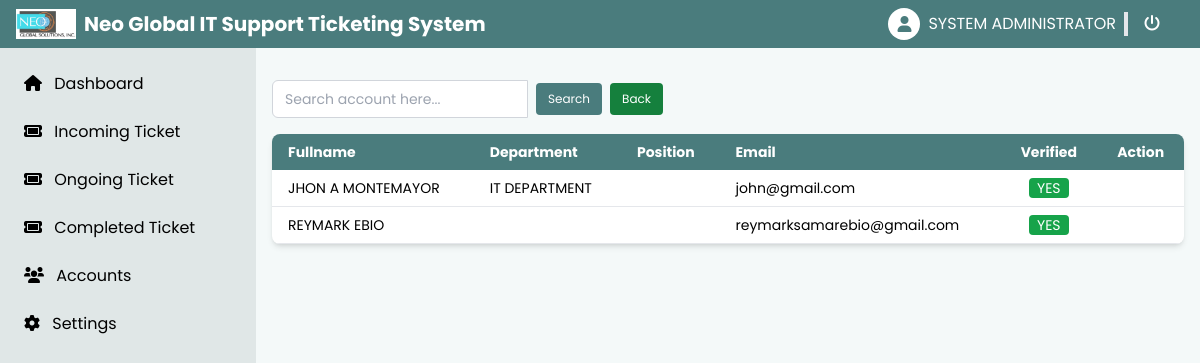
/view/admin/account.php (signed in), run on the app's committed database.
### tables this page shows
CREATE TABLE `account`  (
  `account_no` int NOT NULL AUTO_INCREMENT,
  `fullname` varchar(255) NULL DEFAULT NULL,
  `position` varchar(255) NULL DEFAULT NULL,
  `department` varchar(255) NULL DEFAULT NULL,
  `email` varchar(255) NULL DEFAULT NULL,
  `password` varchar(500) NULL DEFAULT NULL,
  `is_verified` varchar(255) NULL DEFAULT NULL,
  `verified_date` datetime NULL DEFAULT NULL,
  `date_added` datetime NULL DEFAULT NULL,
  `date_updated` datetime NULL DEFAULT NULL,
  PRIMARY KEY (`account_no`) USING BTREE
);

CREATE TABLE `department`  (
  `department_id` int NOT NULL AUTO_INCREMENT,
  `department_name` varchar(255) NULL DEFAULT NULL,
  `added_by` varchar(255) NULL DEFAULT NULL,
  `date_added` datetime NULL DEFAULT NULL,
  `date_updated` datetime NULL DEFAULT NULL,
  PRIMARY KEY (`department_id`) USING BTREE
);

### database/config.php (called while the page is built, shortened)
<?php
class DatabaseConnector
{
    private $host = 'localhost';
    private $port = 3307;
    private $db = 'neo-ticketing';
    private $user = 'codegehan';
    private $pass = '!@#Admin123*';
    private $charset = 'utf8mb4';
    public $pdo;
    private function connect()
    {
        $dsn = "mysql:host={$this->host};port={$this->port};dbname={$this->db};charset={$this->charset}";
        $options = [
            PDO::ATTR_ERRMODE            => PDO::ERRMODE_EXCEPTION,
            PDO::ATTR_DEFAULT_FETCH_MODE => PDO::FETCH_ASSOC,
            PDO::ATTR_EMULATE_PREPARES   => false,
        ];
        try {
            $this->pdo = new PDO($dsn, $this->user, $this->pass, $options);
        } catch (\PDOException $e) {
            throw new \PDOException($e->getMessage(), (int)$e->getCode());
        }
    }
    public function closeConnection()
    {
        $this->pdo = null;
    }
    public function query($sql, $params = [])
    {
        try{
            $this->pdo->beginTransaction();
            $stmt = $this->pdo->prepare($sql);
            $result = $stmt->execute($params);
            if ($result) {
                $this->pdo->commit();
                return $stmt;
            } else {
                throw new \PDOException("Failed to execute request.");
            }
        } catch (\PDOException $e) {
            $this->pdo->rollBack();
            error_log("Database Error: " . $e->getMessage());
            return false;
        }
        finally {
            $this->closeConnection();
        }
    }
    public function fetchAll($sql, $params = [])
    {
        try {
            $stmt = $this->query($sql, $params);
            return $stmt->fetchAll();
        } finally {
            $this->closeConnection();
        }
    }
}

### view/admin/account.php (the view, shortened to what this page needs)
<?php
include('components/header.php');
include('components/s-navbar.php');
if(isset($_GET['searchKey'])) {
    $search_key = htmlspecialchars($_GET['searchKey'], ENT_QUOTES, 'UTF-8');
    $sql = "SELECT account_no, fullname, position, department, email, is_verified , department_name, position_name
            FROM account
            LEFT JOIN department ON account.department = department.department_id
            LEFT JOIN position ON account.position = position.position_id
            WHERE department > 0
            AND (fullname LIKE ? OR position LIKE ? OR department LIKE ? OR email LIKE ?)";
    $search_param = "%".$search_key."%";
    $accountLists = $db->fetchAll($sql, [$search_param, $search_param, $search_param, $search_param]);
} else {
    $sql = "SELECT account_no, fullname, position, department, email, is_verified , department_name, position_name
            FROM account
            LEFT JOIN department ON account.department = department.department_id
            LEFT JOIN position ON account.position = position.position_id
            WHERE department > 0";
    $accountLists = $db->fetchAll($sql);
}
?>
<div class="mx-auto w-full px-4 py-8 text-sm">
    <div class="flex items-center mb-4">
        <input
            type="text"
            id="search_account_key"
            name="search_account_key"
            placeholder="Search account here..."
            class="w-64 px-3 py-2 border border-gray-300 rounded-l-md focus:outline-none focus:ring-2 focus:ring-primary">
        <button
            type="button"
            onclick="searchAccount()"
            class="bg-primary text-white px-3 py-2 ms-2 rounded text-xs hover:bg-secondary-dark hover:cursor-pointer">
            Search
        </button>
        <a
            href="account.php"
            class="bg-green-700 text-white px-3 py-2 ms-2 rounded text-xs hover:bg-secondary-dark hover:cursor-pointer">
            Back
        </a>
    </div>
    <div class="bg-white shadow-md rounded-lg overflow-hidden">
        <table class="w-full">
            <thead class="bg-primary text-white">
                <tr>
                    <th class="px-4 py-2 text-left">Fullname</th>
                    <th class="px-4 py-2 text-left">Department</th>
                    <th class="px-4 py-2 text-left">Position</th>
                    <th class="px-4 py-2 text-left">Email</th>
                    <th class="px-4 py-2 text-center">Verified</th>
                    <th class="px-4 py-2 text-center">Action</th>
                </tr>
            </thead>
            <tbody>
                <?php if (count($accountLists) > 0): ?>
                    <?php foreach ($accountLists as $a): ?>
                        <tr class="border-b hover:bg-gray-100">
                            <td class="px-4 py-2"><?=$a['fullname'];?></td>
                            <td class="px-4 py-2"><?=$a['department_name'];?></td>
                            <td class="px-4 py-2"><?=$a['position_name'];?></td>
                            <td class="px-4 py-2"><?=$a['email'];?></td>
                            <td class="px-4 py-2 text-center"><span class="<?=$a['is_verified'] == 'YES' ? 'bg-green-600' : 'bg-red-300'?> text-white px-2 rounded"><?=$a['is_verified'];?></span></td>
                        </tr>
                    <?php endforeach; ?>
                <?php else: ?>
                    <tr>
                        <td colspan="6" class="px-4 py-2 text-center">No record</td>
                    </tr>
                <?php endif; ?>
            </tbody>
        </table>
    </div>
</div>
<?php
include('components/footer.php');
?>

### style.css (style rules this page uses)
* { font-family: 'Poppins', sans-serif; }

### data on the page
account: fullname "JHON A MONTEMAYOR", department.department_name "IT DEPARTMENT", email "john@gmail.com", is_verified "YES"
account: fullname "REYMARK EBIO", email "reymarksamarebio@gmail.com", is_verified "YES"

### other printed values
$_SESSION['fn'] "SYSTEM ADMINISTRATOR"
